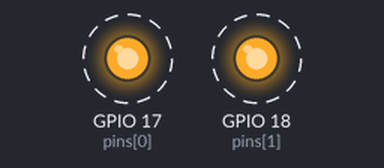
This program was run on a simulated Raspberry Pi (BCM pin numbers). Parts: output pins drawn as LEDs (lit = HIGH). Dashed ring = blinking. At 10.0 s the program stops and its outputs stay as they are.

Above: at 0.2 s.
Timing chart, 0 to 3.0 s (numbered marks = the images above):
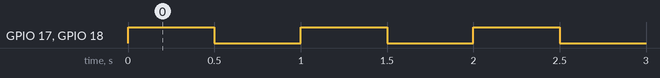

The program:

pyBlink.py
```python
import RPi.GPIO as GPIO
from time import sleep

GPIO.setmode(GPIO.BCM) #Sets the way I refer to pins
GPIO.setwarnings(False) #disables this ugly warning

pins=[17,18] #makes list with the pins I use in it
GPIO.setup(pins, GPIO.OUT) #Set pins as output

for i in range(10): #loop 10 times
	GPIO.output(pins, GPIO.HIGH) #on
	sleep(0.5) #wait .5 secs
	GPIO.output(pins, GPIO.LOW) #off
	sleep(0.5)
```

Measured:
- by itself, GPIO 17 (pins[0]), GPIO 18 (pins[1]): alternates HIGH for 0.50 s and LOW for 0.50 s, 20 changes in all, then stays LOW
